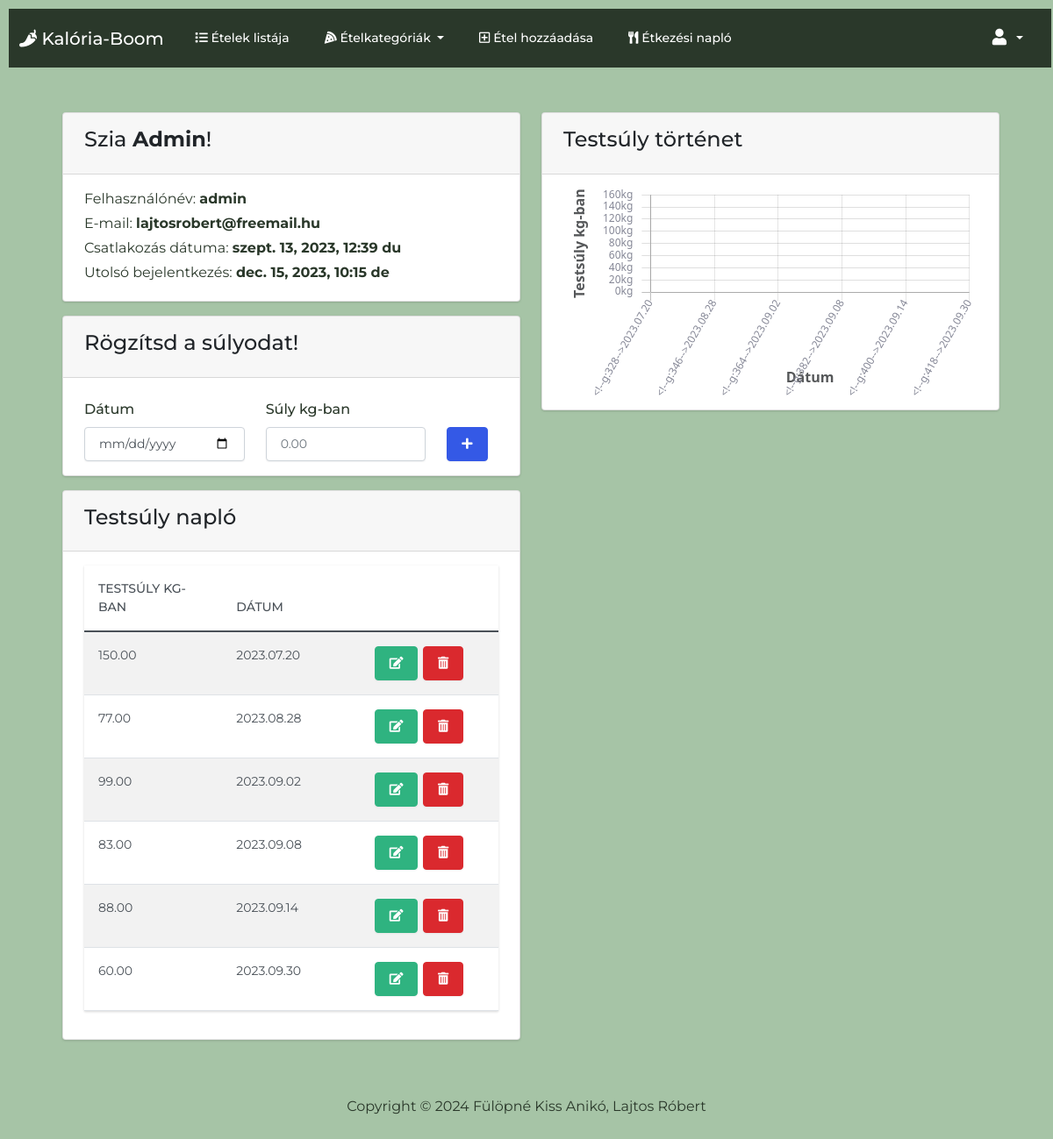
Page /profile/weight (signed in) on the earlier database version.
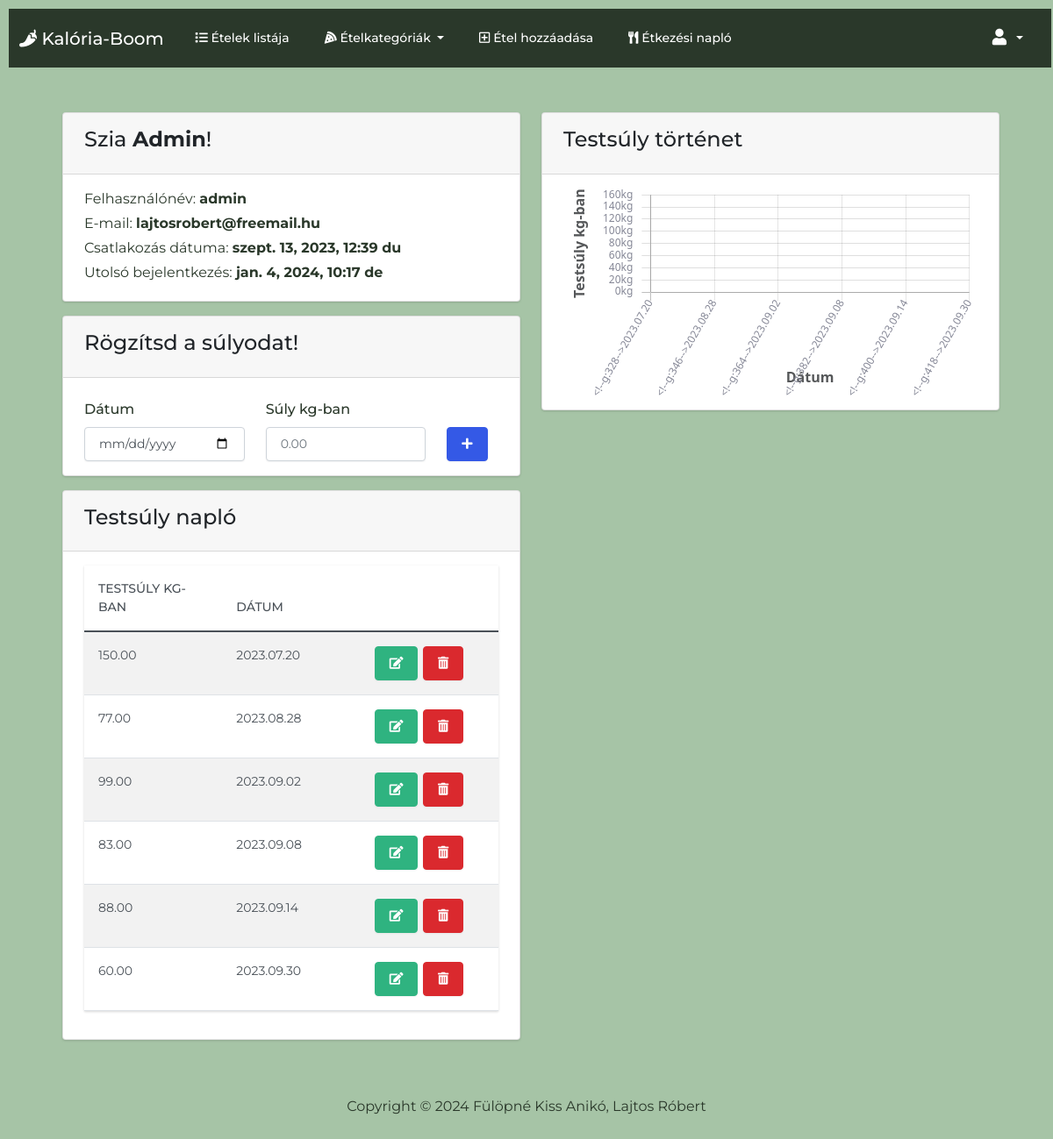
Same page on the later database version.
### foodtracker/models.py (models this page shows, shortened)
class User(AbstractUser):
    def __str__(self):
        return f'{self.username}'

class Weight(models.Model):
    user = models.ForeignKey(User, on_delete=models.CASCADE)
    weight = models.DecimalField(max_digits=7, decimal_places=2)
    entry_date = models.DateField()
    class Meta:
        verbose_name = 'Weight'
        verbose_name_plural = 'Weight'

### foodtracker/views.py (the view)
# urls.py: path('profile/weight', views.weight_log_view, name='weight_log'),
@login_required
def weight_log_view(request):
    if request.method == 'POST':
        weight = request.POST['weight']
        entry_date = request.POST['date']
        user = request.user
        weight_log = Weight(user=user, weight=weight, entry_date=entry_date)
        weight_log.save()
    user_weight_log = Weight.objects.filter(user=request.user)
    user_weight_log = Weight.objects.all().order_by('entry_date').values()
    return render(request, 'user_profile.html', {
        'categories': FoodCategory.objects.all(),
        'user_weight_log': user_weight_log
    })

### foodtracker/models.py (called while the page is built)
    def __str__(self):
        return f'{self.category_name}'

    @property
    def count_food_by_category(self):
        return Food.objects.filter(category=self).count()

### templates/user_profile.html (shortened to what this page needs)
{% extends 'base.html' %}
{% load static %}
{% block body %}
<div class='py-4 mt-auto'>
    <div class='container-fluid px-4'>
        <div class='row justify-content-center'>
            <div class='col-xl-12'>
                    <div class='row'>
                        <div class='col-md-6 mt-4'>
                            <div class='card bg-secondary mb-3'>
                                <div class='card-header'>
                                    <h4>Szia  <strong>{{ user.username|capfirst }}</strong>!</h4>
                                </div>
                                <div class='card-body'>
                                    <div class='d-flex w-100 justify-content-between'>
                                        <p class='mb-1'>
                                            Felhasználónév: <strong>{{ user.username }}</strong>
                                        </p>
                                    </div>
                                    <div class='d-flex w-100 justify-content-between'>
                                        <p class='mb-1'>
                                            E-mail: <strong>{{ user.email }}</strong>
                                        </p>
                                    </div>
                                    <div class='d-flex w-100 justify-content-between'>
                                        <p class='mb-1'>
                                            Csatlakozás dátuma: <strong>{{ user.date_joined }}</strong>
                                        </p>
                                    </div>
                                    <div class='d-flex w-100 justify-content-between'>
                                        <p class='mb-1'>
                                            Utolsó bejelentkezés: <strong>{{ user.last_login }}</strong>
                                        </p>
                                    </div>
                                </div>
                            </div>
                            <div class='card bg-secondary mb-3'>
                                <div class='card-header'>
                                    <h4>Rögzítsd a súlyodat!</h4>
                                </div>
                                <div class='card-body'>
                                <div class='form-group'>
                                        <form action="{% url 'weight_log' %}" method='POST'>
                                            <div class='form-group'>
                                                <div class='row'>
                                                    <div class='col-5'>
                                                        <label for='date_weight' class='form-label mt-2'>
                                                            Dátum
                                                        </label>
                                                        <input
                                                            class='form-control'
                                                            type='date'
                                                            name='date'
                                                            id='date'
                                                            required
                                                        >
                                                    </div>
                                                    <div class='col-5'>
                                                        <label for='weight' class='form-label mt-2'>
                                                            Súly kg-ban
                                                        </label>
                                                        <input
                                                            class='form-control'
                                                            type='number'
                                                            name='weight'
                                                            id='weight'
                                                            placeholder='0.00'
                                                            required
                                                            min='0'
                                                            value=''
                                                            step='1'
                                                            title='Weight'
                                                            pattern='^\d*(\.\d{0,2})?$'
                                                        >
                                                    </div>
                                                    <div class='col-2'>
                                                        <button type='submit' class='btn btn-primary' style='margin-top:40px;'>
                                                            <i class="fas fa-light fa-plus fa-beat"></i>
                                                        </button>
                                                    </div>
                                                </div>
                                            </div>
                                        </form>
                                    </div>
                                </div>
                            </div>
                            <div class='card bg-secondary mb-3'>
                                <div class='card-header'>
                                    <h4>Testsúly napló</h4>
                                </div>
                                <div class='card-body'>
                                    <table id='weightable' class='table table-striped table-hover'>
                                        <thead>
                                            <tr>
                                                <th scope='col' class='col-md-4'>Testsúly kg-ban</th>
                                                <th scope='col' class='col-md-4'>Dátum</th>
                                                <th scope='col' class='col-md-4'></th>
                                            </tr>
                                        </thead>
                                        <tbody>
                                            {% for weight_record in user_weight_log %}
                                                <tr>
                                                    <td class='col-md-4'>{{ weight_record.weight }}</td>
                                                    <td class='col-md-4'>{{ weight_record.entry_date|date:'Y.m.d' }}</td>
                                                    <td class='col-md-4'>
                                                        <a class='btn btn-success' href="#" style='margin-right:2px;'>
                                                        <i class='fas fa-edit'></i>
                                                    </a>
                                                    <a class='btn btn-danger' href="{% url 'weight_log_delete' weight_record.id %}">
                                                        <i class='fas fa-trash-alt'></i>
                                                    </a>
                                                    </td>
                                                </tr>
                                            {% endfor %}
                                        </tbody>
                                    </table>
                                </div>
                            </div>
                        </div>
                        <div class='col-md-6 mt-4'>
                            <div class='card bg-secondary mb-3'>
                                <div class='card-header'>
                                    <h4>Testsúly történet</h4>
                                </div>
                                <div class='card-body justify-content-center'>
                                    <div class='chart-bar'>
                                        <canvas id='myChart'></canvas>
                                    </div>
                                </div>
                            </div>
                        </div>
                    </div>
            </div>
        </div>
    </div>
</div>
{% endblock %}

### templates/base.html (shortened to what this page needs)
{% load static %}
<!DOCTYPE html>
<html lang="hu">
  <head>
    <link
      href="https://cdnjs.cloudflare.com/ajax/libs/font-awesome/5.8.2/css/all.min.css"
      rel="stylesheet"
    />
    <link href='{% static "css/bootstrap.min.css" %}' rel="stylesheet" />
    <link href='{% static "css/styles.css" %}' rel="stylesheet" />
  </head>
  <body>
    <nav class="navbar navbar-expand-lg navbar-dark dark-green">
      <div class="container-fluid">
        <a class="navbar-brand" href="{% url 'index' %}">
          <i class="fas fa-pepper-hot fa-2xl"></i> Kalória-Boom
        </a>
        <div class="collapse navbar-collapse" id="navbarColor">
          <ul class="navbar-nav me-auto">
            <li class="nav-item">
              <a class="nav-link" href="{% url 'food_list' %}">
                <i class="fas fa-list"></i> Ételek listája
              </a>
            </li>
            <li class="nav-item dropdown">
              <a
                class="nav-link dropdown-toggle"
                data-bs-toggle="dropdown"
                href="#"
                role="button"
                aria-haspopup="true"
                aria-expanded="false"
              >
                <i class="fas fa-pizza-slice"></i> Ételkategóriák
              </a>
            </li>
            {% if user.is_authenticated %}
            <li class="nav-item">
              <a class="nav-link" href="{% url 'food_add' %}">
                <i class="far fa-plus-square"></i> Étel hozzáadása
              </a>
            </li>
            <li class="nav-item">
              <a class="nav-link" href="{% url 'food_log' %}">
                <i class="fas fa-utensils"></i> Étkezési napló
              </a>
            </li>
            {% endif %}
          </ul>
          <ul class="navbar-nav ms-auto">
            {% if user.is_authenticated %}
            <li class="nav-item dropdown">
              <a
                class="nav-link dropdown-toggle"
                data-bs-toggle="dropdown"
                href="#"
                role="button"
                aria-haspopup="true"
                aria-expanded="false"
              >
                <i class="fas fa-user fa-fw fa-lg"></i>
              </a>
            </li>
            {% endif %}
          </ul>
        </div>
      </div>
    </nav>
    <main>
      <div class="container">{% block body %} {% endblock %}</div>
    </main>
    <footer class="py-4">
      <div class="d-flex align-items-center justify-content-center">
        <div class="text-center">
          Copyright &copy;
          Fülöpné Kiss Anikó, Lajtos Róbert
        </div>
      </div>
    </footer>
  </body>
</html>

### static/css/styles.css (style rules this page uses)
html { position: relative; min-height: 100%; }
body { margin: 80px 0 90px 10px; font-family: 'Montserrat', sans-serif !important; background-size: cover; background-color: rgb(166, 196, 166); color: rgb(42, 56, 42); ; }
.navbar { position: fixed; top: 10px; width: 99%; }
footer { position: absolute; left: 0; bottom: 0; height: 90px; width: 100%; }
.dark-green { background-color: rgb(42, 56, 42); }

Differences in the rows shown:
changed User "Admin": last_login "dec. 15, 2023, 10:15 de" → "jan. 4, 2024, 10:17 de"
